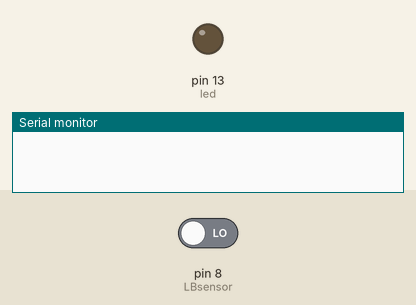
A sketch run on a simulated Arduino Uno, built with avr-gcc and run on an emulated ATmega328P. Parts: output pins drawn as LEDs (lit = HIGH), the last lines printed to the serial monitor. Inputs (shaded band) come from the test bench; at power-on: pin 8 (LBsensor) LOW.

Above: at 1.2 s.
1.3 s: pin 8 (LBsensor) driven HIGH
At 2.3 s:
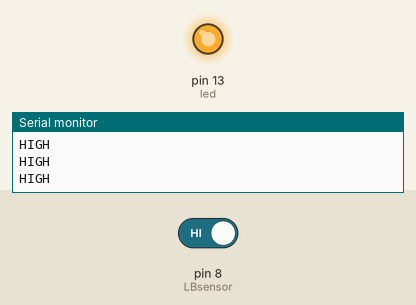
2.8 s: pin 8 (LBsensor) driven LOW
At 3.6 s:
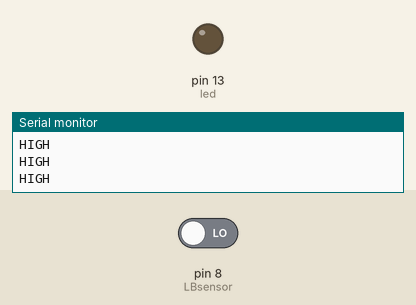
Timing chart, 0 to 5.8 s (numbered marks = the images above; inputs shaded):
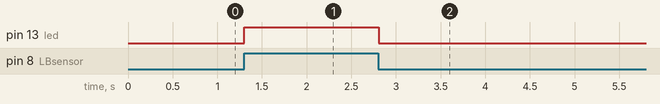

The sketch:

LightBlockingSensor.ino
```cpp
/*
Demonstrates the working of Light Blocking Sensor

By Sooraj K
*/

int led=13; //initializing led pin in digital pin 13
int LBsensor=8;// initializing LB sensor in digital pin 8


void setup() {
  pinMode(led, OUTPUT);// defining led as OUTPUT
  Serial.begin(9600);//serial communication at 9600 bps
}

void loop() {
  if (digitalRead(LBsensor)== HIGH) {
    digitalWrite(led,HIGH); //turn on the led
    Serial.println("HIGH");//print out "HIGH"
  }
  if (digitalRead(LBsensor)== LOW) {
    digitalWrite(led,LOW);//turn of the led
  }
}
```

Measured:
- after the input at 1.3 s, pin 13 (led): LOW → HIGH at once
- after the input at 2.8 s, pin 13 (led): HIGH → LOW at once
